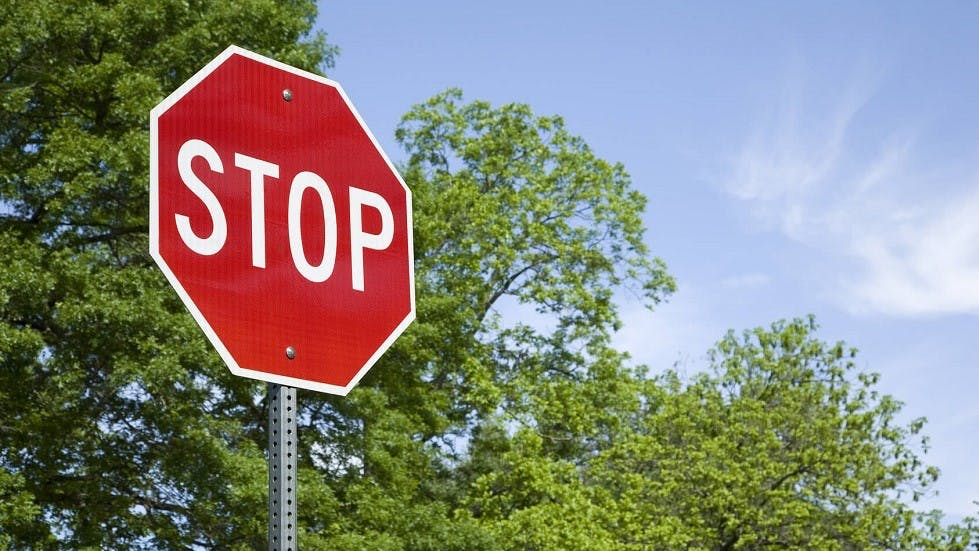
#> input picture resources/image.jpg, 979 x 551 px
$ jupyter execute object_detection_tutorial.ipynb
#> lines starting #> are read from the running program, lines starting #| are printed output that depends on the picture
From an object detection [tutorial](https://www.geeksforgeeks.org/detect-an-object-with-opencv-python/)

[cell 1]
import cv2
import matplotlib.pyplot as plt

[cell 2]
# Opening image
img = cv2.imread("image.jpg")
#> img is the input picture: shape (551, 979, 3); mean B, G, R 123.1, 133.3, 133.1

# OpenCV opens images as BRG
# but we want it as RGB and
# we also need a grayscale
# version
img_gray = cv2.cvtColor(img, cv2.COLOR_BGR2GRAY)
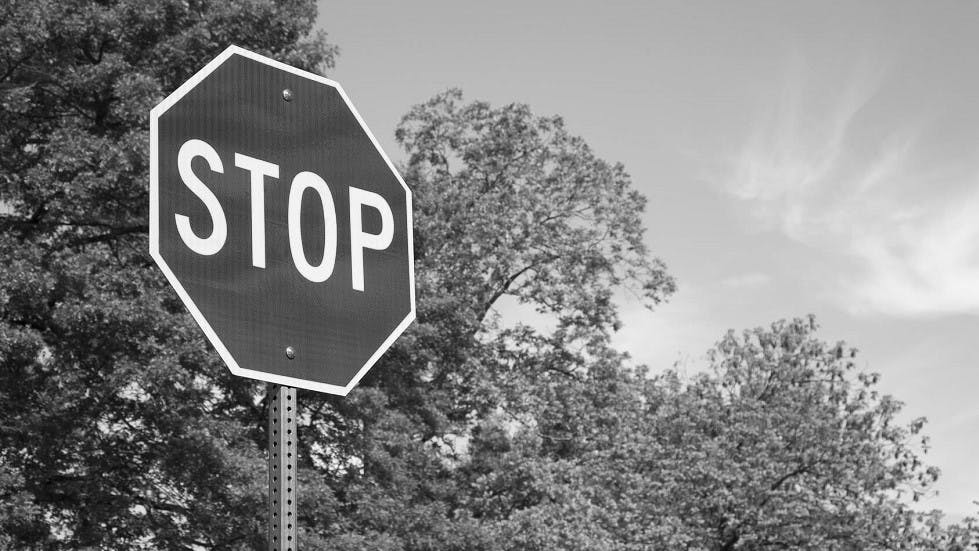
#> img_gray: shape (551, 979); min 0, max 255, mean 132
img_rgb = cv2.cvtColor(img, cv2.COLOR_BGR2RGB)

# Creates the environment
# of the picture and shows it
plt.subplot(1, 1, 1)
plt.imshow(img_rgb)
plt.show()

[cell 3]
import cv2
from matplotlib import pyplot as plt

# Opening image
img = cv2.imread("image.jpg")

# OpenCV opens images as BRG
# but we want it as RGB We'll
# also need a grayscale version
img_gray = cv2.cvtColor(img, cv2.COLOR_BGR2GRAY)
img_rgb = cv2.cvtColor(img, cv2.COLOR_BGR2RGB)


# Use minSize because for not
# bothering with extra-small
# dots that would look like STOP signs
stop_data = cv2.CascadeClassifier('stop_data.xml')

found = stop_data.detectMultiScale(img_gray,
                                   minSize =(20, 20))
#> found = [[144, 66, 315, 315]]

# Don't do anything if there's
# no sign
amount_found = len(found)
#> amount_found = 1

if amount_found != 0:

    # There may be more than one
    # sign in the image
    for (x, y, width, height) in found:

        # We draw a green rectangle around
        # every recognized sign
        cv2.rectangle(img_rgb, (x, y),
                      (x + height, y + width),
                      (0, 255, 0), 5)
#> this loop made 1 pass
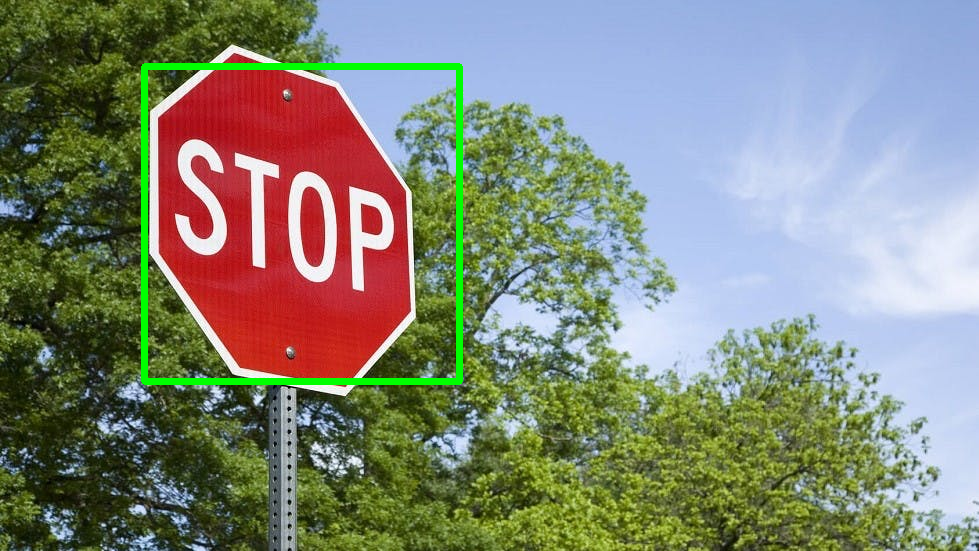
#> img_rgb: shape (551, 979, 3); mean R, G, B 131.3, 135.6, 121.6

# Creates the environment of
# the picture and shows it
plt.subplot(1, 1, 1)
plt.imshow(img_rgb)
plt.show()

[cell 4]
def stop_sign_detector(img_fp):
#> called with img_fp = 'prarie_stop_sign.png'
    img = cv2.imread(img_fp)
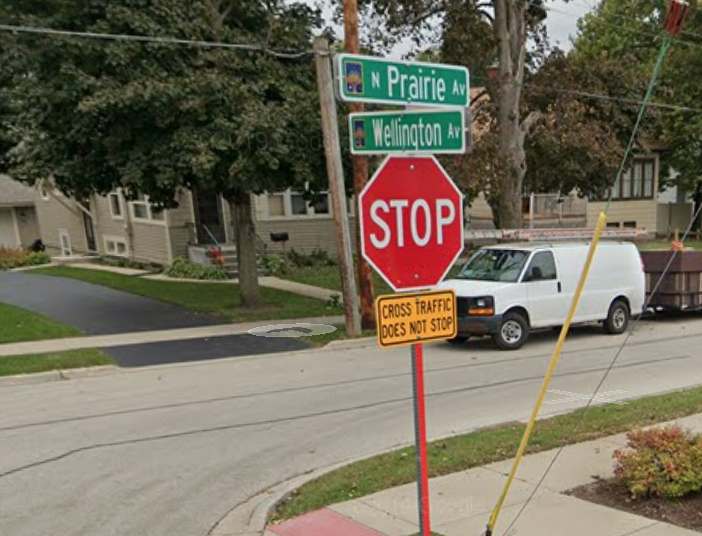
#> input picture resources/prarie_stop_sign.png, 702 x 536 px
#> img is the input picture: shape (536, 702, 3); mean B, G, R 91.2, 108.2, 114.4
    img_gray = cv2.cvtColor(img, cv2.COLOR_BGR2GRAY)
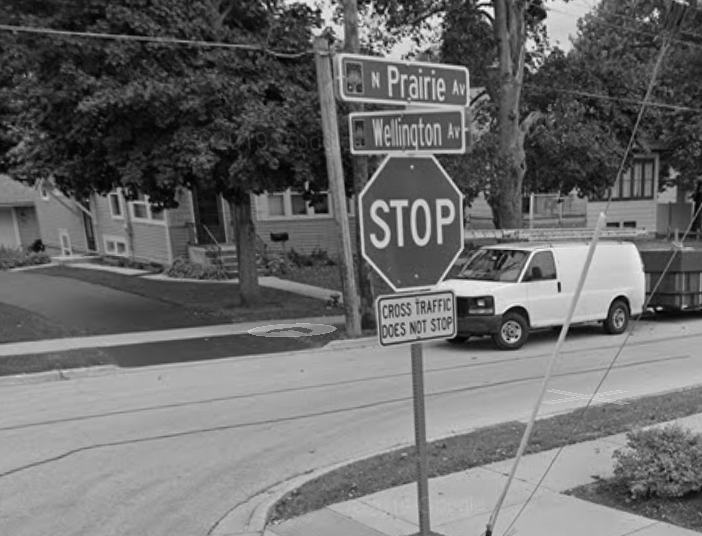
#> img_gray: shape (536, 702); min 0, max 251, mean 108.1
    img_rgb = cv2.cvtColor(img, cv2.COLOR_BGR2RGB)
#> img_rgb: shape (536, 702, 3)
    found = stop_data.detectMultiScale(img_gray,
                                   minSize =(20, 20))
#> found = [[347, 157, 136, 136]]
    if amount_found != 0:
        for (x, y, width, height) in found:
            cv2.rectangle(img_rgb, (x, y),
                      (x + height, y + width),
                      (0, 255, 0), 5)
#> this loop made 1 pass
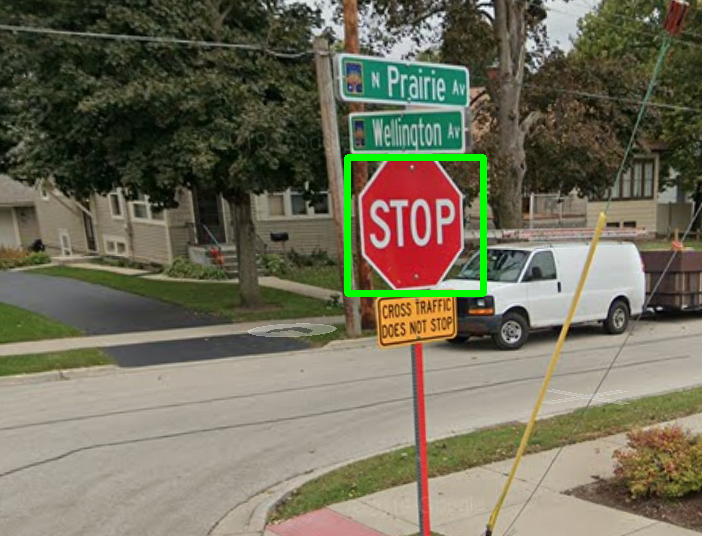
#> img_rgb: shape (536, 702, 3); mean R, G, B 113.3, 109.7, 90.4
    plt.subplot(1, 1, 1)
    plt.imshow(img_rgb)
    plt.show()
stop_sign_detector("prarie_stop_sign.png")
